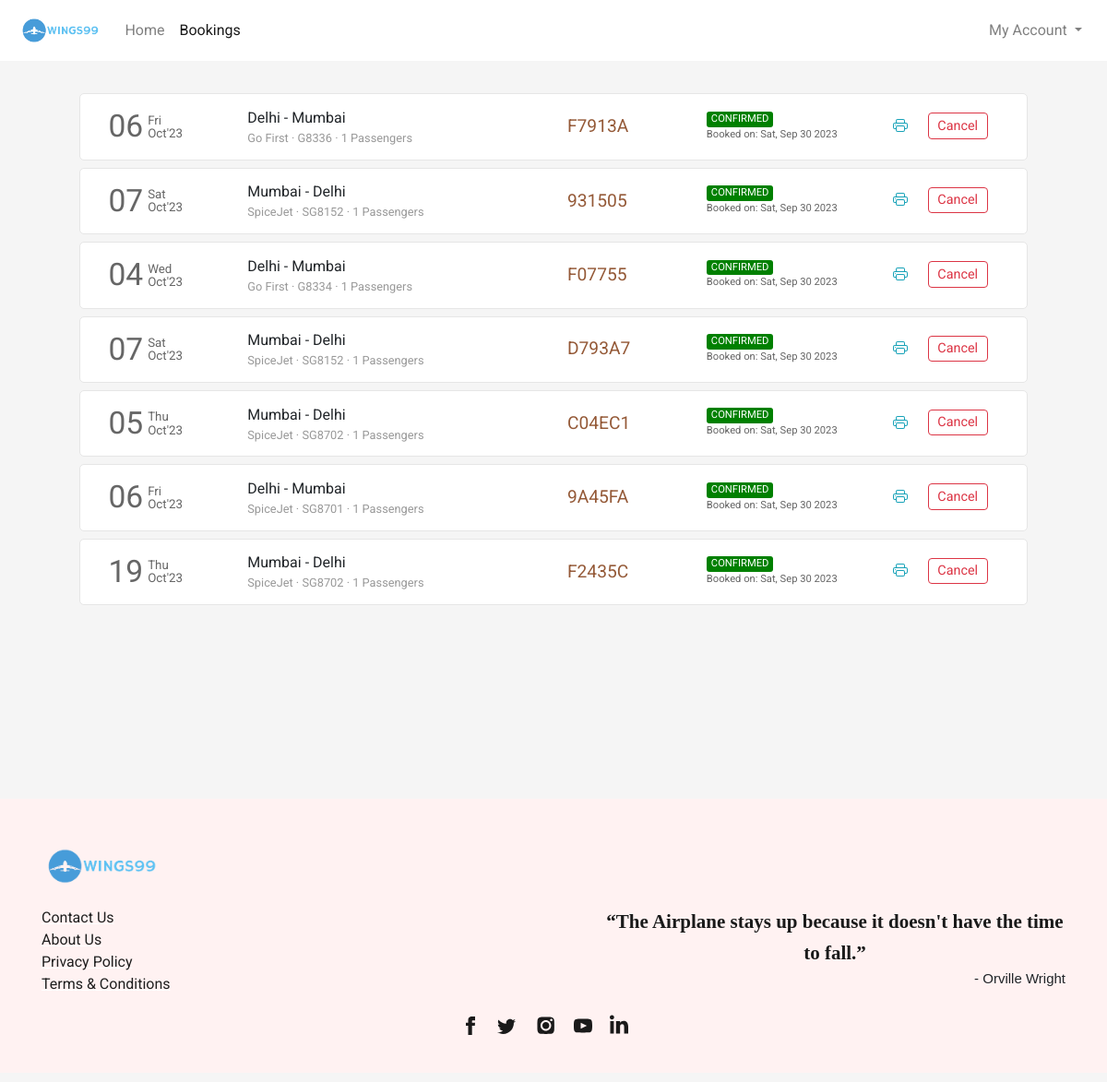
Before: /flight/bookings (signed in) with the older database file.
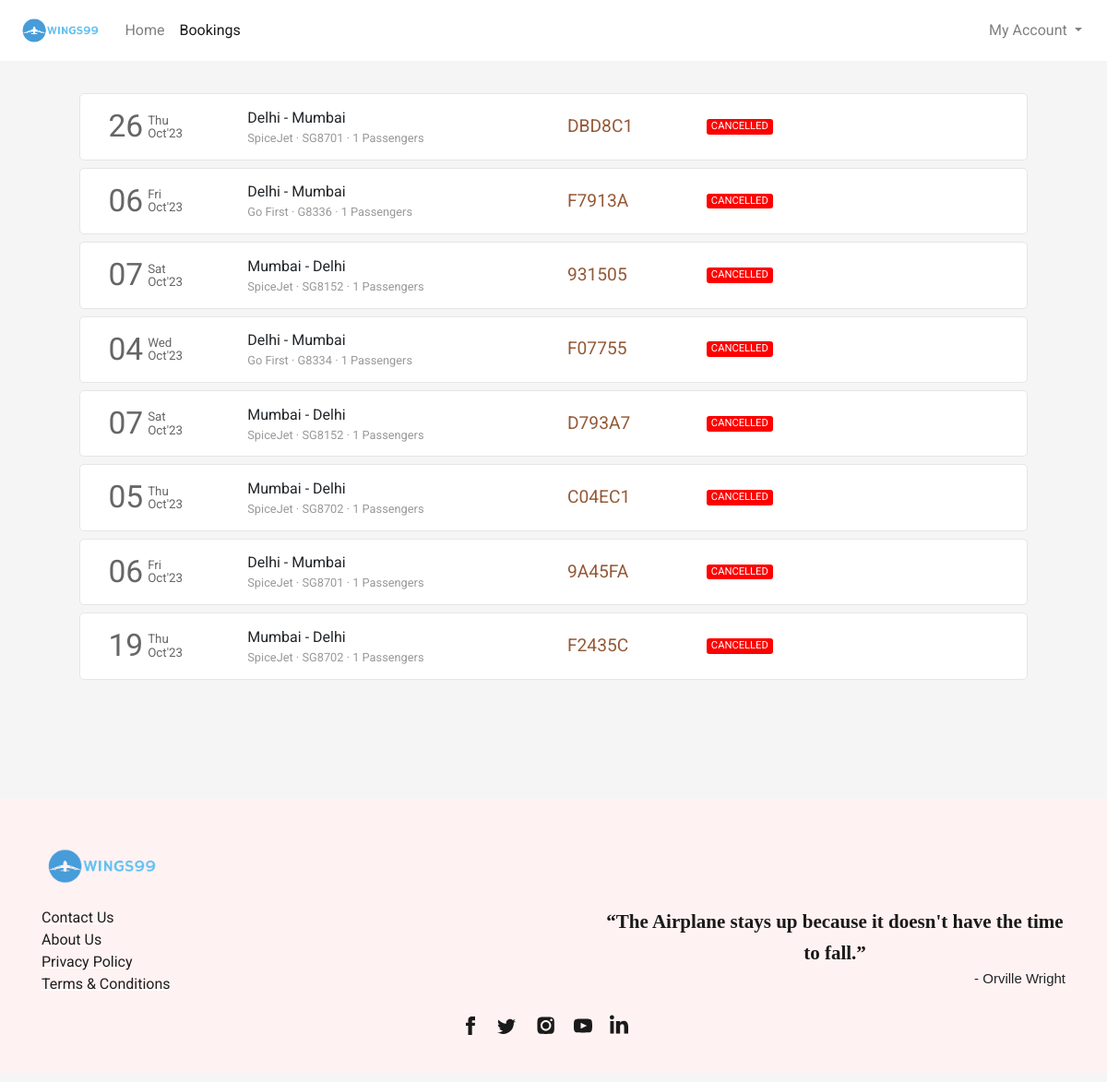
After: the same page with the newer database file.
### flight/models.py (models this page shows, shortened)
class Ticket(models.Model):
    user = models.ForeignKey(User,on_delete=models.CASCADE,related_name="bookings", blank=True, null=True)
    ref_no = models.CharField(max_length=6, unique=True)
    passengers = models.ManyToManyField(Passenger, related_name="flight_tickets")
    flight = models.ForeignKey(Flight, on_delete=models.CASCADE, related_name="tickets", blank=True, null=True)
    flight_ddate = models.DateField(blank=True, null=True)
    flight_adate = models.DateField(blank=True, null=True)
    flight_fare = models.FloatField(blank=True,null=True)
    other_charges = models.FloatField(blank=True,null=True)
    coupon_used = models.CharField(max_length=15,blank=True)
    coupon_discount = models.FloatField(default=0.0)
    total_fare = models.FloatField(blank=True, null=True)
    seat_class = models.CharField(max_length=20, choices=SEAT_CLASS)
    booking_date = models.DateTimeField(default=datetime.now)
    mobile = models.CharField(max_length=20,blank=True)
    email = models.EmailField(max_length=45, blank=True)
    status = models.CharField(max_length=45, choices=TICKET_STATUS)

class Flight(models.Model):
    origin = models.ForeignKey(Place, on_delete=models.CASCADE, related_name="departures")
    destination = models.ForeignKey(Place, on_delete=models.CASCADE, related_name="arrivals")
    depart_time = models.TimeField(auto_now=False, auto_now_add=False)
    depart_day = models.ManyToManyField(Week, related_name="flights_of_the_day")
    duration = models.DurationField(null=True)
    arrival_time = models.TimeField(auto_now=False, auto_now_add=False)
    plane = models.CharField(max_length=24)
    airline = models.CharField(max_length=64)
    economy_fare = models.FloatField(null=True)
    business_fare = models.FloatField(null=True)
    first_fare = models.FloatField(null=True)

class Place(models.Model):
    city = models.CharField(max_length=64)
    airport = models.CharField(max_length=64)
    code = models.CharField(max_length=3)
    country = models.CharField(max_length=64)

### flight/views.py (the view)
# urls.py: path('flight/bookings', views.bookings, name="bookings"),
def bookings(request):
    if request.user.is_authenticated:
        tickets = Ticket.objects.filter(user=request.user).order_by('-booking_date')
        return render(request, 'flight/bookings.html', {
            'page': 'bookings',
            'tickets': tickets
        })
    else:
        return HttpResponseRedirect(reverse('login'))

### flight/templates/flight/bookings.html (shortened to what this page needs)
{% extends 'flight/layout.html' %}
{% load static %}
{% block head %}
    <link rel="stylesheet" href="{% static 'css/bookings_style.css' %}">
{% endblock head %}
{% block body %}
    <section class="section section1">
        <div class="container">
            {% if tickets %}
                {% for ticket in tickets %}
                    <div class="row each-booking-div" id="{{ticket.ref_no}}">
                        <div class="col-2" style="display: flex;">
                            <div style="display: flex; color: #666666; margin-top: auto;">
                                <div>
                                    <span style="font-size: 2.1em;">{{ticket.flight_ddate | date:"d"}}</span>
                                </div>
                                <div style="font-size: smaller; display: flex; margin: auto 0; padding-left: 5px; line-height: 1em;">
                                    <div style="margin: auto;">
                                        <div style="margin-bottom: 1px;">{{ticket.flight_ddate | date:"D"}}</div>
                                        <div style="margin-top: 1px;">{{ticket.flight_ddate | date:"M'y"}}</div>
                                    </div>
                                </div>
                            </div>
                        </div>
                        <div class="col-4 middle-div">
                            <div style="width:100%">
                                <div class="row places-div" style=" display: flex;">
                                    <div style="max-width: 45%;">{{ticket.flight.origin.city}}</div>
                                    <div>&nbsp;-&nbsp;</div>
                                    <div style="max-width: 45%;">{{ticket.flight.destination.city}}</div>
                                </div>
                                <div class="row places-div" style="font-size: .8em; color: #999999; ">
                                    <div style="max-width: 100%;">{{ticket.flight.airline}} &middot; {{ticket.flight.plane}} &middot; {{ticket.passengers.count}} Passengers</div>
                                </div>
                            </div>
                        </div>
                        <div class="col-2 middle-div">
                            <div style="font-size: 1.2em; color: #945937;">{{ticket.ref_no}}</div>
                        </div>
                        <div class="col-2 middle-div">
                            <div>
                                <div class="row status-div">
                                    {% if ticket.status == 'CONFIRMED' %}
                                        <div class="green">{{ticket.status}}</div>
                                    {% endif %}
                                    {% if ticket.status == 'CANCELLED' %}
                                        <div class="red">{{ticket.status}}</div>
                                    {% endif %}
                                </div>
                                <div class="row booking-date-div" style="font-size: .7em; color: #666;">
                                    {% if ticket.status == 'CONFIRMED' %}
                                        Booked on: {{ticket.booking_date | date:"D, M d Y"}}
                                    {% endif %}
                                </div>
                            </div>
                        </div>
                        <div class="col-2 last-div">
                            <div>
                                <div class="ticket-action-div">
                                    {% if ticket.status == 'CONFIRMED' %}
                                        <form action="{% url 'getticket' %}" method="get" target="_blank">
                                            <button type="submit" class="btn btn-outline-info btnp pbtn">
                                            </button>
                                        </form>
                                        <button class="btn btn-outline-danger btnp cbtn"  data-ref="{{ticket.ref_no}}" onclick="popup(this)">Cancel</button>
                                    {% endif %}
                                </div>
                            </div>
                        </div>
                    </div>
                {% endfor %}
            {% endif %}
        </div>
    </section>
{% endblock %}

### flight/templates/flight/layout.html (shortened to what this page needs)
{% load static %}
<!DOCTYPE html>
<html lang="en">
<head>
  <link rel="stylesheet" href="https://stackpath.bootstrapcdn.com/bootstrap/4.4.1/css/bootstrap.min.css">
  <link rel="stylesheet" href="https://use.typekit.net/cav5lva.css">
  <link rel="stylesheet" href="{% static 'css/layout_style.css' %}">
  {% block head %}
  {% endblock %}
</head>
<body>
  <div class="container-fluid">
    <nav class="navbar navbar-expand-lg navbar-light">
      <a class="navbar-brand" href="{% url 'index' %}">
          <img src="{% static 'img/Screenshot 2023-10-08 194421.png' %}" height="34" alt="">
      </a>
      <div class="collapse navbar-collapse" id="navbarSupportedContent">
        <ul class="navbar-nav mr-auto">
          <li class="nav-item {% if not page %}active{% endif %}">
            <a class="nav-link" href="{% url 'index' %}">Home</a>
          </li>
          <li class="nav-item {% if page == 'bookings' %}active{% endif %}">
            <a class="nav-link" href="{% url 'bookings' %}">Bookings</a>
          </li>
        </ul>
        <ul class="navbar-nav">
          {% if not user.is_authenticated %}
            <li class="nav-item">
              <button class="btn btn-outline-danger" style="border-radius: 25rem;" onclick="window.location.href = '/login';">
                <svg width="1.1em" height="1.1em" viewBox="0 1.5 16 16" class="bi bi-person-fill" fill="currentColor" xmlns="http://www.w3.org/2000/svg">
                  <path fill-rule="evenodd" d="M3 14s-1 0-1-1 1-4 6-4 6 3 6 4-1 1-1 1H3zm5-6a3 3 0 1 0 0-6 3 3 0 0 0 0 6z"/>
                </svg>
                Login
              </button>
            </li>
          {% else %}
            <li class="nav-item dropdown my-account">
              <a class="nav-link dropdown-toggle" href="#" id="navbarDropdown" role="button" data-toggle="dropdown" aria-haspopup="true" aria-expanded="false">
                My Account
              </a>
            </li>
          {% endif %}
        </ul>
      </div>
    </nav>
    <main>
      {% block body %}{% endblock %}
    </main>
    <footer>
      <div class="container">
        <div>
          <div class="logo-container">
            <img src="{% static 'img/Screenshot_2023-10-08_194421-removebg-preview.png' %}">
          </div>
          <div class="footer-content">
            <div class="links-container">
              <div>
                <ul class="link-list">
                  <li class="list-item"><a class="footer-links" href="{% url 'contact' %}">Contact Us</a></li>
                  <li class="list-item"><a class="footer-links" href="{% url 'aboutus' %}">About Us</a></li>
                  <li class="list-item"><a class="footer-links" href="{% url 'privacypolicy' %}">Privacy Policy</a></li>
                  <li class="list-item"><a class="footer-links" href="{% url 'termsandconditions' %}">Terms &amp; Conditions</a></li>
                </ul>
              </div>
            </div>
            <div class="quote-container">
              <div class="quote">“The Airplane stays up because it doesn't have the time to fall.”</div>
              <div class="quote-by">- Orville Wright</div>
            </div>
          </div>
          <div class="social-links">
            <div class="social-icons">
              <a href="#" class="social-icon">
              </a>
              <a href="#" class="social-icon">
              </a>
              <a href="#" class="social-icon">
              </a>
              <a href="#" class="social-icon">
              </a>
              <a href="#" class="social-icon">
              </a>
            </div>
          </div>
        </div>
      </div>
    </footer>
  </div>
</body>
</html>

### flight/static/css/layout_style.css (style rules this page uses)
body { margin: 0px; padding: 0px; font-family: "Rubik", sans-serif; font-weight: normal; font-style: normal; min-width: 250px; }
.container-fluid { padding-left: 0px; padding-right: 0px; }
.navbar { padding: .7rem 1.2rem; background-color: #fff; transition-duration: .2s; }
.section { background-size: cover; background-position: center; background-repeat: no-repeat; padding: 30px 50px; min-height: 100vh; }
footer { background-color: rgb(255,242,242); margin-top: 0px; padding-top: 1px; }
footer .container > div { font-family: Barlow, sans-serif; margin: 48px 0px 10px; flex-shrink: 0; max-width: 100%; overflow: hidden; }
.footer-content { padding-top: 20px; display: flex; -webkit-box-pack: justify; justify-content: space-between; }
.links-container { text-align: left; flex-direction: row; display: flex; }
.quote-container { text-align: right; }
.logo-container img { width: 130px; }
.links-container > div { flex: 1 0 0px; }
.links-container > div ul { padding-inline-start: 0px; margin-block-start: 0px; margin-block-end: 0px; list-style-type: none; margin-right: 50px; }
.footer-links { white-space: nowrap; color: rgb(31, 31, 31); text-decoration: underline solid rgb(255, 255, 255); transition: all 0.1s ease 0s; }
.quote-container .quote { font-family: utopia-std, serif; text-align: center; color: rgb(26, 26, 26); max-width: 500px; margin: auto; font-size: 21px; font-weight: 600; line-height: 1.6; }
.quote-container .quote-by { font-family: sans-serif; font-size: 15px; }
.social-icons { list-style-type: none; display: flex; margin: 0px auto; padding: 20px 0px; width: 100%; max-width: 200px; justify-content: space-evenly; }
.social-icons a { height: 44px; width: 44px; }

### flight/static/css/bookings_style.css (style rules this page uses)
* { font-family: 'Roboto', sans-serif; }
body { background-color: #f5f5f5; word-wrap: break-word; }
.container { cursor: pointer; }
.each-booking-div { width: 96%; margin: 5px auto 8px auto; transition-duration: .4s; padding: 10px 15px; background-color: #fff; border: 1px solid #e6e6e6; border-radius: 5px; }
.each-booking-div > div { display: flex; overflow: auto; }
.each-booking-div > div > div { margin-top: auto; margin-bottom: auto; width: 100%; }
.green, .red, .orange { border-radius: 3px; color: white; padding-left: 5px; padding-right: 5px; font-size: .7em; }
.red { background-color: red; }

Changed rows visible on the page:
added Ticket: flight_ddate "26", flight_ddate "Thu", flight_ddate "Oct'23", flight.origin.city "Delhi", flight.destination.city "Mumbai", flight.airline "SpiceJet", flight.plane "SG8701", passengers.count "1", ref_no "DBD8C1", status "CANCELLED"
changed Ticket (number 2 of 8 on the later page): status "CONFIRMED" → "CANCELLED"; booking_date "Sat, Sep 30 2023" → (not shown)
changed Ticket (number 3 of 8 on the later page): status "CONFIRMED" → "CANCELLED"; booking_date "Sat, Sep 30 2023" → (not shown)
changed Ticket "Wed": status "CONFIRMED" → "CANCELLED"; booking_date "Sat, Sep 30 2023" → (not shown)
changed Ticket (number 5 of 8 on the later page): status "CONFIRMED" → "CANCELLED"; booking_date "Sat, Sep 30 2023" → (not shown)
changed Ticket "C04EC1": status "CONFIRMED" → "CANCELLED"; booking_date "Sat, Sep 30 2023" → (not shown)
changed Ticket "9A45FA": status "CONFIRMED" → "CANCELLED"; booking_date "Sat, Sep 30 2023" → (not shown)
changed Ticket (number 8 of 8 on the later page): status "CONFIRMED" → "CANCELLED"; booking_date "Sat, Sep 30 2023" → (not shown)
